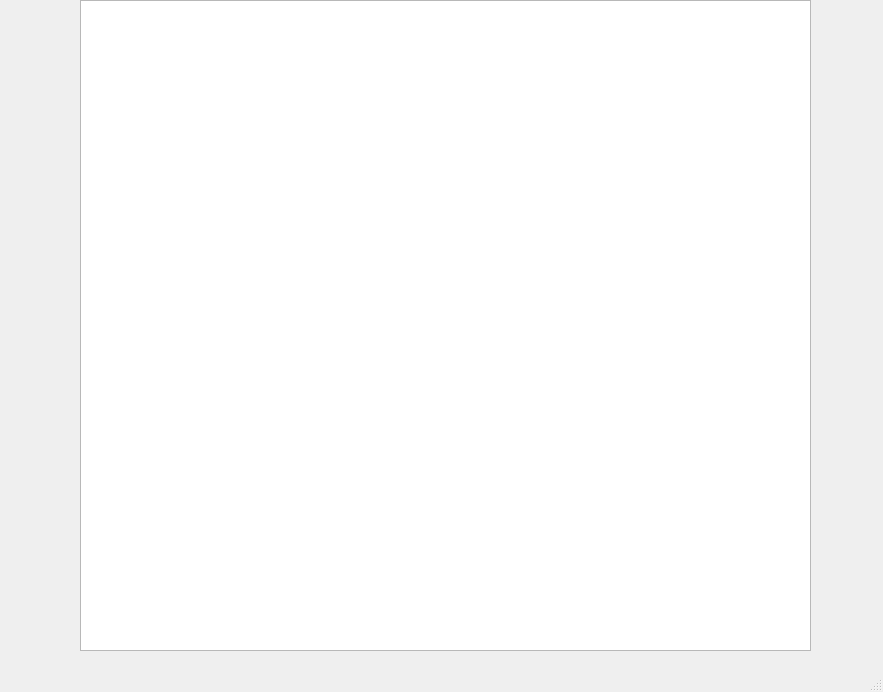
<?xml version="1.0" encoding="UTF-8"?>
<ui version="4.0">
 <class>MainWindow</class>
 <widget class="QMainWindow" name="MainWindow">
  <property name="geometry">
   <rect>
    <x>0</x>
    <y>0</y>
    <width>883</width>
    <height>692</height>
   </rect>
  </property>
  <property name="windowTitle">
   <string>MainWindow</string>
  </property>
  <widget class="QWidget" name="centralwidget">
   <widget class="QGraphicsView" name="graphicsView">
    <property name="geometry">
     <rect>
      <x>80</x>
      <y>0</y>
      <width>731</width>
      <height>651</height>
     </rect>
    </property>
   </widget>
  </widget>
  <widget class="QMenuBar" name="menubar">
   <property name="geometry">
    <rect>
     <x>0</x>
     <y>0</y>
     <width>883</width>
     <height>22</height>
    </rect>
   </property>
  </widget>
  <widget class="QStatusBar" name="statusbar"/>
 </widget>
 <resources/>
 <connections/>
</ui>
